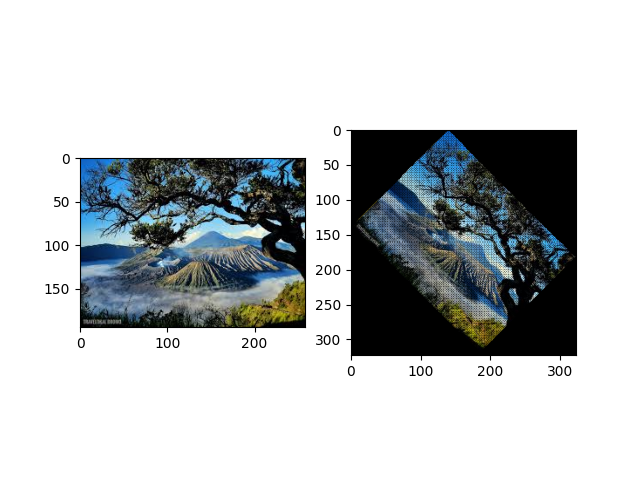

Write the Python code that produced this figure.
import imageio as img
import numpy as np
import matplotlib.pyplot as plt

def rotateImage(image, degree):
  radian_deg = np.radians(degree)
  cos_deg, sin_deg = np.cos(radian_deg), np.sin(radian_deg)
  height, width = image.shape[:2]
  max_dim = int(np.sqrt(height**2 + width**2))
  outputImage = np.zeros((max_dim, max_dim, 3), dtype=image.dtype)
  centerY, centerX = max_dim//2, max_dim//2
  for y in range(-height//2, height//2):
    for x in range(-width//2, width//2):
      newX = int(cos_deg * x - sin_deg * y) + centerX
      newY = int(sin_deg * x + cos_deg * y) + centerY
      if 0 <= newX < max_dim and 0 <= newY < max_dim:
        outputImage[newY, newX] = image[y + height//2, x + width//2]
  return outputImage

image = img.imread("C:\\Users\\Lenovo\\Downloads\\pemandangan1.jpeg")
rotated_image = rotateImage(image, 45)

plt.subplot(1, 2, 1)
plt.imshow(image)

plt.subplot(1, 2, 2)
plt.imshow(rotated_image)

plt.show()
